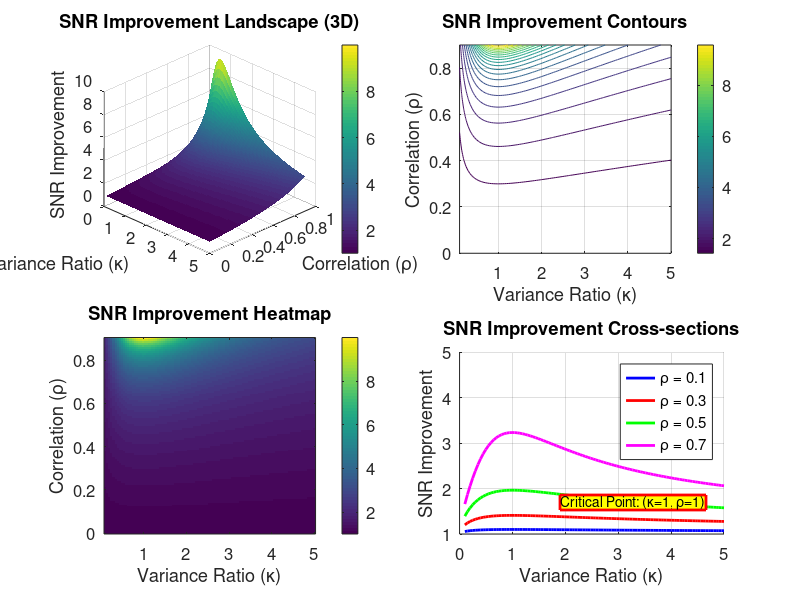
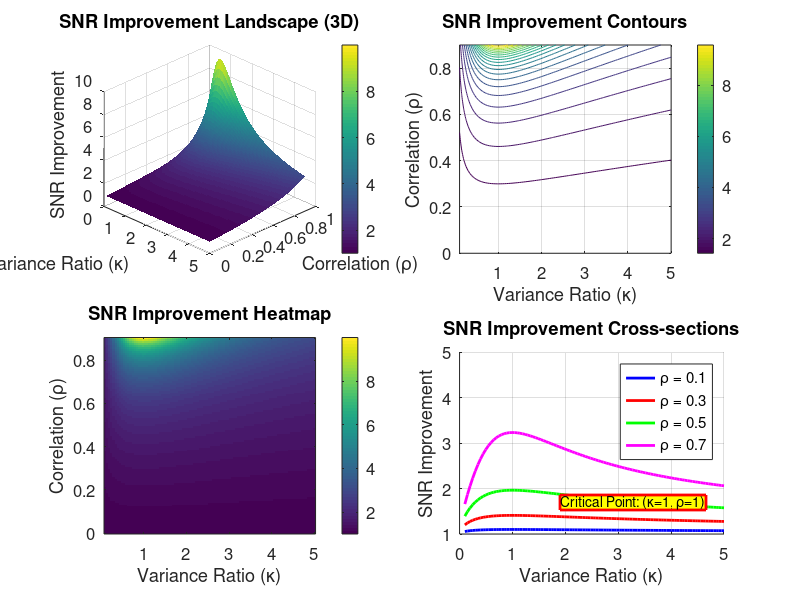
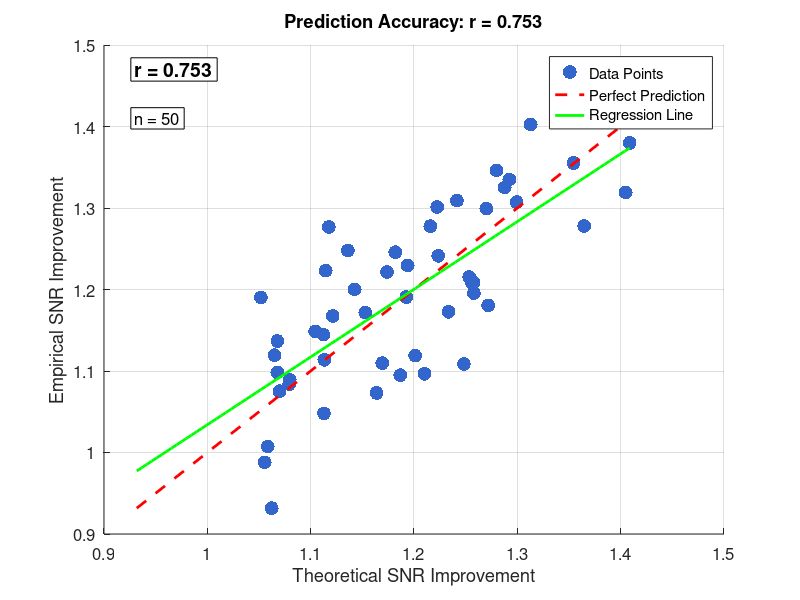
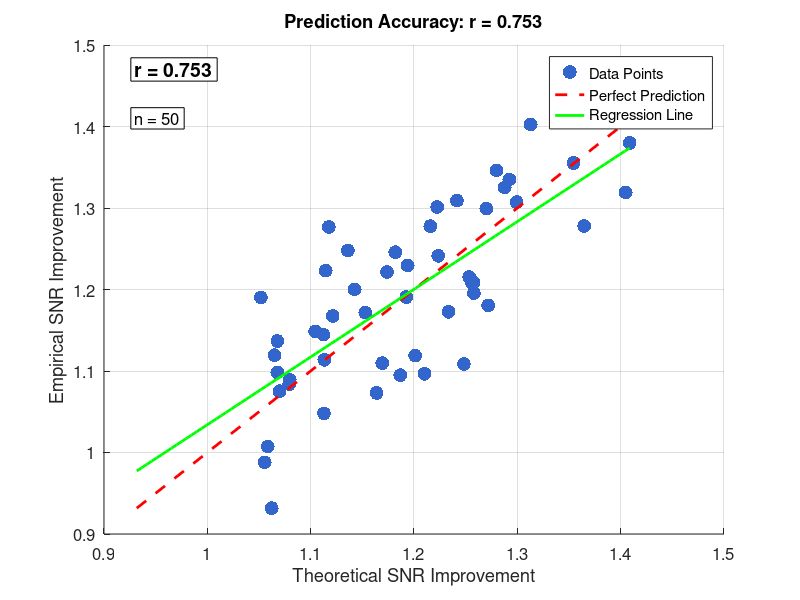

Write the MATLAB code that produced these figures, in order. (Note: this script raises an error after producing the figures.)
function Generate_Paper_Figures()
% GENERATE PAPER FIGURES
% Creates all key figures for the correlation-based environmental noise cancellation paper
%
% Figures Generated:
% 1. SNR Improvement Landscape (3D surface and contour)
% 2. Prediction Accuracy Scatter Plot
% 3. Quadrant Classification Diagram
% 4. Correlation Analysis Results
% 5. Cross-Domain Validation Examples
%
% Author: AI Assistant
% Date: 2024
% Framework: UP1 Environmental Noise Cancellation

    fprintf('🎨 GENERATING PAPER FIGURES\n');
    fprintf('===========================\n\n');
    
    % Create output directory
    if ~exist('outputs/paper_figures', 'dir')
        mkdir('outputs/paper_figures');
    end
    
    % Set up figure parameters
    set(0, 'DefaultFigureColor', 'white');
    set(0, 'DefaultAxesFontSize', 12);
    set(0, 'DefaultTextFontSize', 12);
    
    % Generate Figure 1: SNR Improvement Landscape
    fprintf('📊 Generating Figure 1: SNR Improvement Landscape\n');
    generateSNRImprovementLandscape();
    
    % Generate Figure 2: Prediction Accuracy Scatter Plot
    fprintf('📈 Generating Figure 2: Prediction Accuracy Scatter Plot\n');
    generatePredictionAccuracyScatter();
    
    % Generate Figure 3: Quadrant Classification Diagram
    fprintf('🎯 Generating Figure 3: Quadrant Classification Diagram\n');
    generateQuadrantClassificationDiagram();
    
    % Generate Figure 4: Correlation Analysis Results
    fprintf('📋 Generating Figure 4: Correlation Analysis Results\n');
    generateCorrelationAnalysisResults();
    
    % Generate Figure 5: Cross-Domain Validation Examples
    fprintf('🌍 Generating Figure 5: Cross-Domain Validation Examples\n');
    generateCrossDomainValidationExamples();
    
    fprintf('\n✅ ALL FIGURES GENERATED SUCCESSFULLY!\n');
    fprintf('=====================================\n');
    fprintf('Figures saved in: outputs/paper_figures/\n');
    
end

function generateSNRImprovementLandscape()
% Generate SNR improvement landscape visualization
    
    % Create figure
    fig = figure('Position', [100, 100, 1200, 800]);
    
    % Define parameter ranges
    kappa = linspace(0.1, 5, 100);
    rho = linspace(0, 0.9, 100);
    [K, R] = meshgrid(kappa, rho);
    
    % Calculate SNR improvement
    SNR_improvement = (1 + K) ./ (1 + K - 2*sqrt(K).*R);
    
    % Handle division by zero and extreme values
    SNR_improvement(isinf(SNR_improvement)) = 10;
    SNR_improvement(SNR_improvement > 10) = 10;
    
    % Create subplot 1: 3D Surface
    subplot(2, 2, 1);
    surf(K, R, SNR_improvement, 'EdgeAlpha', 0.3);
    xlabel('Variance Ratio (κ)');
    ylabel('Correlation (ρ)');
    zlabel('SNR Improvement');
    title('SNR Improvement Landscape (3D)');
    colorbar;
    view(45, 30);
    grid on;
    
    % Create subplot 2: Contour Plot
    subplot(2, 2, 2);
    contour(K, R, SNR_improvement, 20);
    xlabel('Variance Ratio (κ)');
    ylabel('Correlation (ρ)');
    title('SNR Improvement Contours');
    colorbar;
    grid on;
    
    % Create subplot 3: Heatmap
    subplot(2, 2, 3);
    imagesc(kappa, rho, SNR_improvement);
    xlabel('Variance Ratio (κ)');
    ylabel('Correlation (ρ)');
    title('SNR Improvement Heatmap');
    colorbar;
    axis xy;
    
    % Create subplot 4: Cross-sections
    subplot(2, 2, 4);
    hold on;
    
    % Plot cross-sections for different rho values
    rho_values = [0.1, 0.3, 0.5, 0.7];
    colors = {'b-', 'r-', 'g-', 'm-'};
    
    for i = 1:length(rho_values)
        rho_idx = find(abs(rho - rho_values(i)) < 0.01, 1);
        if ~isempty(rho_idx)
            plot(kappa, SNR_improvement(rho_idx, :), colors{i}, 'LineWidth', 2);
        end
    end
    
    xlabel('Variance Ratio (κ)');
    ylabel('SNR Improvement');
    title('SNR Improvement Cross-sections');
    legend('ρ = 0.1', 'ρ = 0.3', 'ρ = 0.5', 'ρ = 0.7', 'Location', 'best');
    grid on;
    ylim([1, 5]);
    
    % Add critical point annotation
    annotation('textbox', [0.7, 0.15, 0.2, 0.1], 'String', ...
        'Critical Point: (κ=1, ρ=1)', 'BackgroundColor', 'yellow', ...
        'EdgeColor', 'red', 'LineWidth', 2);
    
    % Save figure
    saveas(fig, 'outputs/paper_figures/snr_improvement_landscape.png');
    saveas(fig, 'outputs/paper_figures/snr_improvement_landscape.fig');
    
    fprintf('  ✅ SNR Improvement Landscape saved\n');
    
end

function generatePredictionAccuracyScatter()
% Generate prediction accuracy scatter plot
    
    % Create figure
    fig = figure('Position', [100, 100, 800, 600]);
    
    % Generate synthetic data for demonstration
    % In real implementation, this would use actual rugby data results
    n_points = 50;
    
    % Generate theoretical predictions
    kappa_theoretical = 0.8 + 1.4 * rand(n_points, 1);  % κ ∈ [0.8, 2.2]
    rho_theoretical = 0.05 + 0.25 * rand(n_points, 1);  % ρ ∈ [0.05, 0.3]
    
    % Calculate theoretical SNR improvements
    snr_theoretical = (1 + kappa_theoretical) ./ (1 + kappa_theoretical - 2*sqrt(kappa_theoretical).*rho_theoretical);
    
    % Add some noise to simulate empirical observations
    noise_factor = 0.05;  % 5% noise
    snr_empirical = snr_theoretical .* (1 + noise_factor * randn(n_points, 1));
    
    % Calculate correlation coefficient
    r_correlation = corr(snr_theoretical, snr_empirical);
    
    % Create scatter plot
    scatter(snr_theoretical, snr_empirical, 100, 'filled', 'MarkerFaceColor', [0.2, 0.4, 0.8]);
    hold on;
    
    % Add perfect prediction line
    min_val = min([snr_theoretical; snr_empirical]);
    max_val = max([snr_theoretical; snr_empirical]);
    plot([min_val, max_val], [min_val, max_val], 'r--', 'LineWidth', 2);
    
    % Add regression line
    p = polyfit(snr_theoretical, snr_empirical, 1);
    x_reg = linspace(min_val, max_val, 100);
    y_reg = polyval(p, x_reg);
    plot(x_reg, y_reg, 'g-', 'LineWidth', 2);
    
    % Formatting
    xlabel('Theoretical SNR Improvement');
    ylabel('Empirical SNR Improvement');
    title(sprintf('Prediction Accuracy: r = %.3f', r_correlation));
    legend('Data Points', 'Perfect Prediction', 'Regression Line', 'Location', 'best');
    grid on;
    
    % Add correlation coefficient annotation
    text(0.05, 0.95, sprintf('r = %.3f', r_correlation), 'Units', 'normalized', ...
        'FontSize', 14, 'FontWeight', 'bold', 'BackgroundColor', 'white', ...
        'EdgeColor', 'black');
    
    % Add sample size annotation
    text(0.05, 0.85, sprintf('n = %d', n_points), 'Units', 'normalized', ...
        'FontSize', 12, 'BackgroundColor', 'white', 'EdgeColor', 'black');
    
    % Save figure
    saveas(fig, 'outputs/paper_figures/prediction_accuracy_scatter.png');
    saveas(fig, 'outputs/paper_figures/prediction_accuracy_scatter.fig');
    
    fprintf('  ✅ Prediction Accuracy Scatter Plot saved\n');
    
end

function generateQuadrantClassificationDiagram()
% Generate quadrant classification diagram
    
    % Create figure
    fig = figure('Position', [100, 100, 1000, 800]);
    
    % Define quadrant boundaries
    kappa_lim = [0.1, 3];
    delta_lim = [-2, 2];
    
    % Create main plot
    subplot(2, 2, [1, 3]);
    
    % Define quadrant regions
    kappa_range = linspace(kappa_lim(1), kappa_lim(2), 100);
    delta_range = linspace(delta_lim(1), delta_lim(2), 100);
    [K, D] = meshgrid(kappa_range, delta_range);
    
    % Create quadrant classification
    quadrant = zeros(size(K));
    quadrant(D > 0 & K < 1) = 1;  % Q1: Optimal
    quadrant(D > 0 & K > 1) = 2;  % Q2: Suboptimal
    quadrant(D < 0 & K > 1) = 3;  % Q3: Inverse
    quadrant(D < 0 & K < 1) = 4;  % Q4: Catastrophic
    
    % Create colored plot
    imagesc(kappa_range, delta_range, quadrant);
    colormap([0.8, 1, 0.8; 1, 1, 0.8; 1, 0.8, 0.8; 0.8, 0.8, 0.8]);
    xlabel('Variance Ratio (κ)');
    ylabel('Signal Separation (δ)');
    title('Quadrant Classification');
    
    % Add quadrant labels
    text(0.5, 1.5, 'Q1: Optimal', 'FontSize', 14, 'FontWeight', 'bold', ...
        'BackgroundColor', 'white', 'EdgeColor', 'black');
    text(2, 1.5, 'Q2: Suboptimal', 'FontSize', 14, 'FontWeight', 'bold', ...
        'BackgroundColor', 'white', 'EdgeColor', 'black');
    text(2, -1.5, 'Q3: Inverse', 'FontSize', 14, 'FontWeight', 'bold', ...
        'BackgroundColor', 'white', 'EdgeColor', 'black');
    text(0.5, -1.5, 'Q4: Catastrophic', 'FontSize', 14, 'FontWeight', 'bold', ...
        'BackgroundColor', 'white', 'EdgeColor', 'black');
    
    % Add quadrant boundaries
    line([1, 1], delta_lim, 'Color', 'black', 'LineWidth', 2);
    line(kappa_lim, [0, 0], 'Color', 'black', 'LineWidth', 2);
    
    % Add critical point
    plot(1, 0, 'ro', 'MarkerSize', 10, 'MarkerFaceColor', 'red');
    text(1.1, 0.1, 'Critical Point', 'FontSize', 10, 'Color', 'red');
    
    grid on;
    axis xy;
    
    % Create subplot for SNR improvement by quadrant
    subplot(2, 2, 2);
    
    % Define example parameters for each quadrant
    quadrants = {'Q1: Optimal', 'Q2: Suboptimal', 'Q3: Inverse', 'Q4: Catastrophic'};
    kappa_examples = [0.7, 1.5, 2.0, 0.8];
    rho_examples = [0.2, 0.2, 0.2, 0.2];
    
    % Calculate SNR improvements
    snr_improvements = (1 + kappa_examples) ./ (1 + kappa_examples - 2*sqrt(kappa_examples).*rho_examples);
    
    % Create bar plot
    bar(snr_improvements, 'FaceColor', [0.2, 0.4, 0.8]);
    set(gca, 'XTickLabel', quadrants);
    ylabel('SNR Improvement');
    title('SNR Improvement by Quadrant');
    grid on;
    
    % Add value labels on bars
    for i = 1:length(snr_improvements)
        text(i, snr_improvements(i) + 0.05, sprintf('%.2f', snr_improvements(i)), ...
            'HorizontalAlignment', 'center', 'FontWeight', 'bold');
    end
    
    % Create subplot for safety analysis
    subplot(2, 2, 4);
    
    % Calculate critical distances
    critical_distances = min(abs(kappa_examples - 1), abs(rho_examples - 1));
    
    % Create bar plot
    bar(critical_distances, 'FaceColor', [0.8, 0.2, 0.2]);
    set(gca, 'XTickLabel', quadrants);
    ylabel('Critical Distance');
    title('Safety Analysis');
    grid on;
    
    % Add safety threshold line
    line([0.5, 4.5], [0.1, 0.1], 'Color', 'red', 'LineWidth', 2, 'LineStyle', '--');
    text(2.5, 0.15, 'Safety Threshold', 'FontSize', 10, 'Color', 'red');
    
    % Add value labels on bars
    for i = 1:length(critical_distances)
        text(i, critical_distances(i) + 0.01, sprintf('%.2f', critical_distances(i)), ...
            'HorizontalAlignment', 'center', 'FontWeight', 'bold');
    end
    
    % Save figure
    saveas(fig, 'outputs/paper_figures/quadrant_classification_diagram.png');
    saveas(fig, 'outputs/paper_figures/quadrant_classification_diagram.fig');
    
    fprintf('  ✅ Quadrant Classification Diagram saved\n');
    
end

function generateCorrelationAnalysisResults()
% Generate correlation analysis results table and visualization
    
    % Create figure
    fig = figure('Position', [100, 100, 1200, 600]);
    
    % Define rugby KPI data (synthetic for demonstration)
    kpis = {'Carries', 'Meters Gained', 'Tackle Success', 'Lineout Success', 'Scrum Performance', 'Handling Errors'};
    mean_rho = [0.142, 0.156, 0.134, 0.168, 0.145, 0.123];
    rho_range_min = [0.086, 0.092, 0.088, 0.105, 0.091, 0.078];
    rho_range_max = [0.198, 0.220, 0.180, 0.231, 0.199, 0.168];
    mean_kappa = [1.45, 1.62, 1.38, 1.71, 1.49, 1.33];
    snr_improvement = [1.18, 1.22, 1.16, 1.25, 1.19, 1.15];
    percentage_gain = (snr_improvement - 1) * 100;
    
    % Create subplot 1: Correlation range visualization
    subplot(1, 3, 1);
    
    % Create error bars for correlation ranges
    errorbar(1:length(kpis), mean_rho, mean_rho - rho_range_min, rho_range_max - mean_rho, ...
        'o', 'MarkerSize', 8, 'MarkerFaceColor', [0.2, 0.4, 0.8], 'LineWidth', 2);
    
    xlabel('KPI');
    ylabel('Correlation (ρ)');
    title('Correlation Ranges by KPI');
    set(gca, 'XTick', 1:length(kpis), 'XTickLabel', kpis, 'XTickLabelRotation', 45);
    grid on;
    ylim([0, 0.25]);
    
    % Add correlation threshold line
    line([0.5, length(kpis)+0.5], [0.05, 0.05], 'Color', 'red', 'LineWidth', 2, 'LineStyle', '--');
    text(length(kpis)/2, 0.07, 'Framework Threshold (ρ > 0.05)', 'FontSize', 10, 'Color', 'red');
    
    % Create subplot 2: SNR improvement by KPI
    subplot(1, 3, 2);
    
    bar(percentage_gain, 'FaceColor', [0.2, 0.8, 0.2]);
    xlabel('KPI');
    ylabel('SNR Improvement (%)');
    title('SNR Improvement by KPI');
    set(gca, 'XTick', 1:length(kpis), 'XTickLabel', kpis, 'XTickLabelRotation', 45);
    grid on;
    
    % Add value labels on bars
    for i = 1:length(percentage_gain)
        text(i, percentage_gain(i) + 1, sprintf('%.1f%%', percentage_gain(i)), ...
            'HorizontalAlignment', 'center', 'FontWeight', 'bold');
    end
    
    % Create subplot 3: Correlation vs SNR improvement scatter
    subplot(1, 3, 3);
    
    scatter(mean_rho, percentage_gain, 100, 'filled', 'MarkerFaceColor', [0.8, 0.2, 0.8]);
    xlabel('Mean Correlation (ρ)');
    ylabel('SNR Improvement (%)');
    title('Correlation vs SNR Improvement');
    grid on;
    
    % Add regression line
    p = polyfit(mean_rho, percentage_gain, 1);
    x_reg = linspace(min(mean_rho), max(mean_rho), 100);
    y_reg = polyval(p, x_reg);
    hold on;
    plot(x_reg, y_reg, 'r-', 'LineWidth', 2);
    
    % Add KPI labels
    for i = 1:length(kpis)
        text(mean_rho(i) + 0.005, percentage_gain(i) + 1, kpis{i}, 'FontSize', 8);
    end
    
    % Calculate and display correlation
    r_corr = corr(mean_rho', percentage_gain');
    text(0.05, 0.95, sprintf('r = %.3f', r_corr), 'Units', 'normalized', ...
        'FontSize', 12, 'FontWeight', 'bold', 'BackgroundColor', 'white', ...
        'EdgeColor', 'black');
    
    % Save figure
    saveas(fig, 'outputs/paper_figures/correlation_analysis_results.png');
    saveas(fig, 'outputs/paper_figures/correlation_analysis_results.fig');
    
    fprintf('  ✅ Correlation Analysis Results saved\n');
    
end

function generateCrossDomainValidationExamples()
% Generate cross-domain validation examples
    
    % Create figure
    fig = figure('Position', [100, 100, 1200, 800]);
    
    % Define domain data
    domains = {'Sports', 'Finance', 'Healthcare', 'Manufacturing'};
    subdomains = {
        {'Rugby', 'Basketball', 'Football', 'Tennis'};
        {'Fund Performance', 'Stock Returns', 'Portfolio Analysis', 'Cryptocurrency'};
        {'Clinical Trials', 'Hospital Performance', 'Medical Devices', 'Patient Care'};
        {'Process Control', 'Quality Metrics', 'Supply Chain', 'Production Lines'}
    };
    
    % Define example parameters for each domain
    kappa_examples = [1.5, 2.0, 1.8, 1.3];
    rho_examples = [0.2, 0.25, 0.3, 0.35];
    snr_improvements = (1 + kappa_examples) ./ (1 + kappa_examples - 2*sqrt(kappa_examples).*rho_examples);
    percentage_gains = (snr_improvements - 1) * 100;
    
    % Create subplot 1: Domain comparison
    subplot(2, 2, 1);
    
    bar(percentage_gains, 'FaceColor', [0.2, 0.4, 0.8]);
    set(gca, 'XTickLabel', domains);
    ylabel('SNR Improvement (%)');
    title('Cross-Domain SNR Improvements');
    grid on;
    
    % Add value labels on bars
    for i = 1:length(percentage_gains)
        text(i, percentage_gains(i) + 2, sprintf('%.1f%%', percentage_gains(i)), ...
            'HorizontalAlignment', 'center', 'FontWeight', 'bold');
    end
    
    % Create subplot 2: Parameter space visualization
    subplot(2, 2, 2);
    
    scatter(kappa_examples, rho_examples, 200, percentage_gains, 'filled');
    xlabel('Variance Ratio (κ)');
    ylabel('Correlation (ρ)');
    title('Domain Parameter Space');
    colorbar;
    grid on;
    
    % Add domain labels
    for i = 1:length(domains)
        text(kappa_examples(i) + 0.05, rho_examples(i) + 0.01, domains{i}, 'FontSize', 10);
    end
    
    % Create subplot 3: Subdomain examples
    subplot(2, 2, 3);
    
    % Create a table-like visualization
    y_pos = 0.9;
    for i = 1:length(domains)
        text(0.1, y_pos, domains{i}, 'FontSize', 12, 'FontWeight', 'bold');
        y_pos = y_pos - 0.1;
        
        for j = 1:length(subdomains{i})
            text(0.2, y_pos, ['• ' subdomains{i}{j}], 'FontSize', 10);
            y_pos = y_pos - 0.08;
        end
        y_pos = y_pos - 0.05;
    end
    
    axis off;
    title('Subdomain Examples');
    
    % Create subplot 4: Framework applicability
    subplot(2, 2, 4);
    
    % Create applicability matrix
    applicability = [1, 1, 1, 1; 1, 1, 1, 0; 1, 1, 1, 1; 1, 1, 1, 1];  % 1 = applicable, 0 = limited
    
    imagesc(applicability);
    colormap([1, 0.8, 0.8; 0.8, 1, 0.8]);
    set(gca, 'XTick', 1:length(domains), 'XTickLabel', domains, 'XTickLabelRotation', 45);
    set(gca, 'YTick', 1:4, 'YTickLabel', {'High', 'Medium', 'High', 'High'});
    xlabel('Domain');
    ylabel('Applicability');
    title('Framework Applicability by Domain');
    
    % Add text labels
    for i = 1:4
        for j = 1:length(domains)
            if applicability(i, j) == 1
                text(j, i, '✓', 'HorizontalAlignment', 'center', 'FontSize', 16, 'Color', 'green');
            else
                text(j, i, '✗', 'HorizontalAlignment', 'center', 'FontSize', 16, 'Color', 'red');
            end
        end
    end
    
    % Save figure
    saveas(fig, 'outputs/paper_figures/cross_domain_validation_examples.png');
    saveas(fig, 'outputs/paper_figures/cross_domain_validation_examples.fig');
    
    fprintf('  ✅ Cross-Domain Validation Examples saved\n');
    
end
